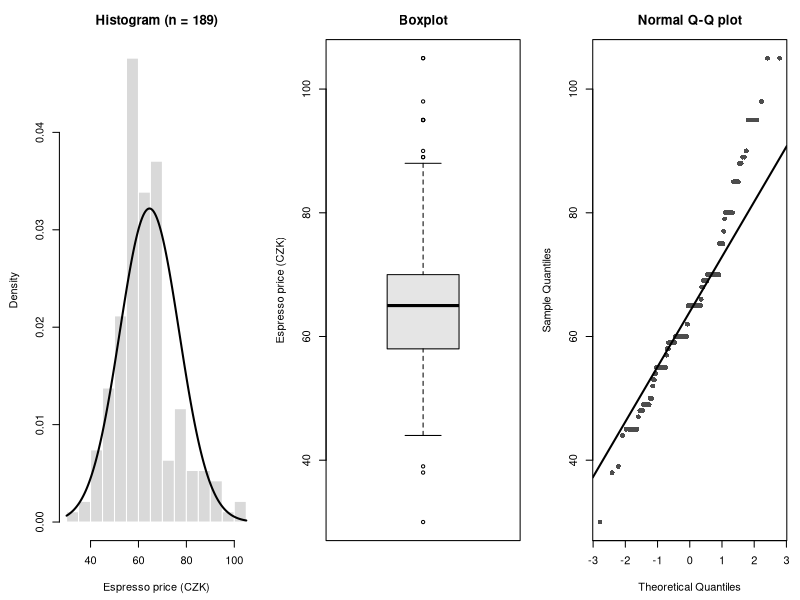
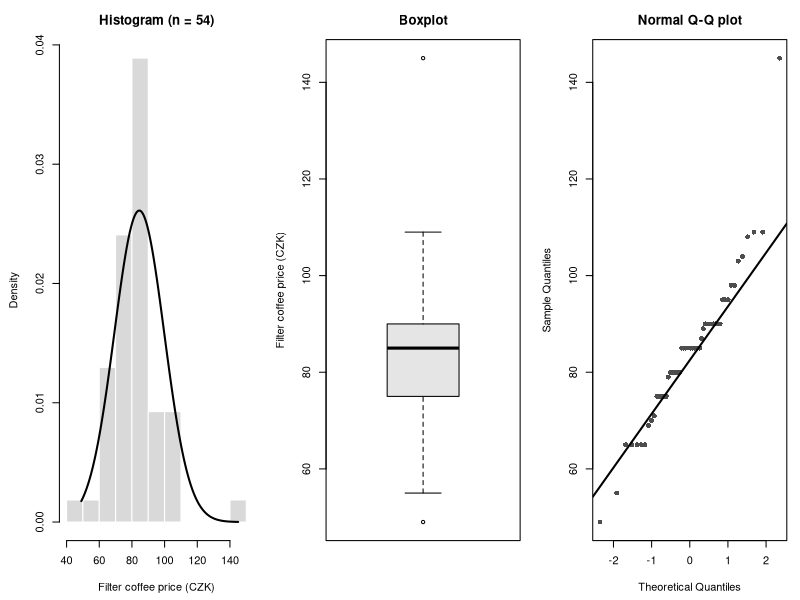
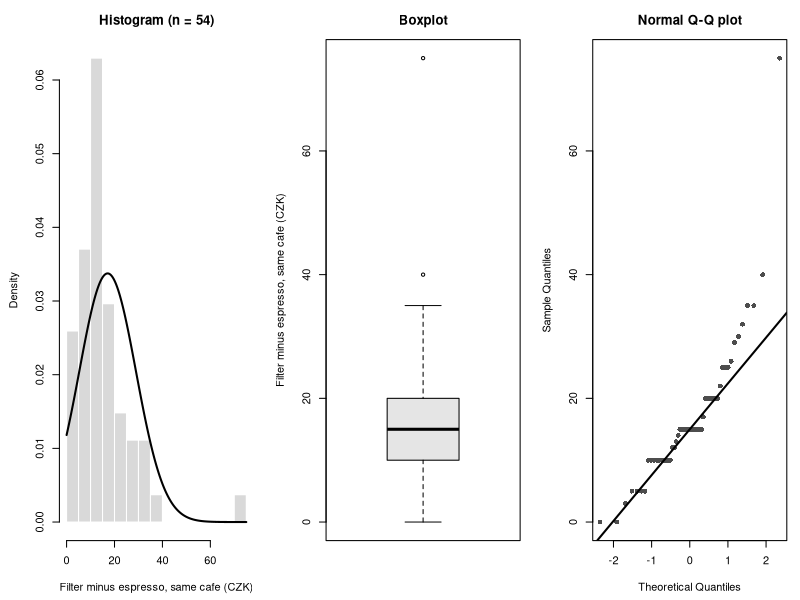
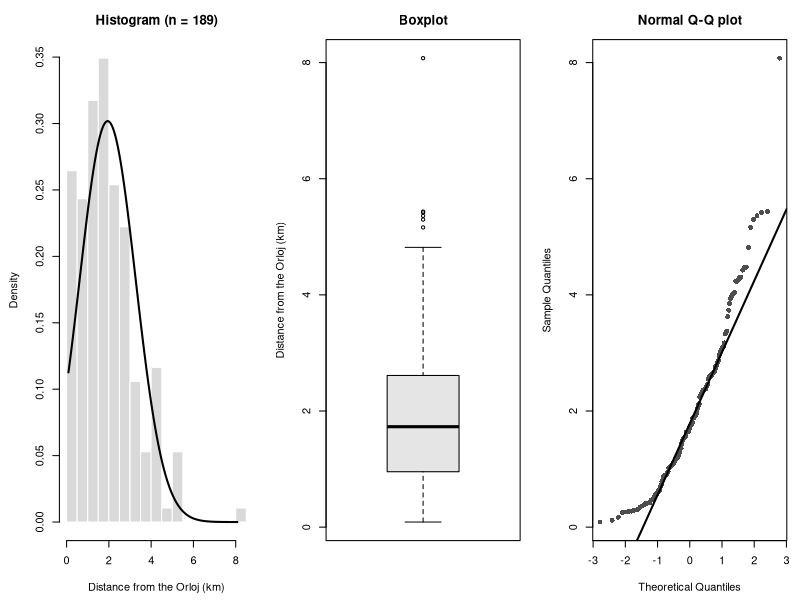
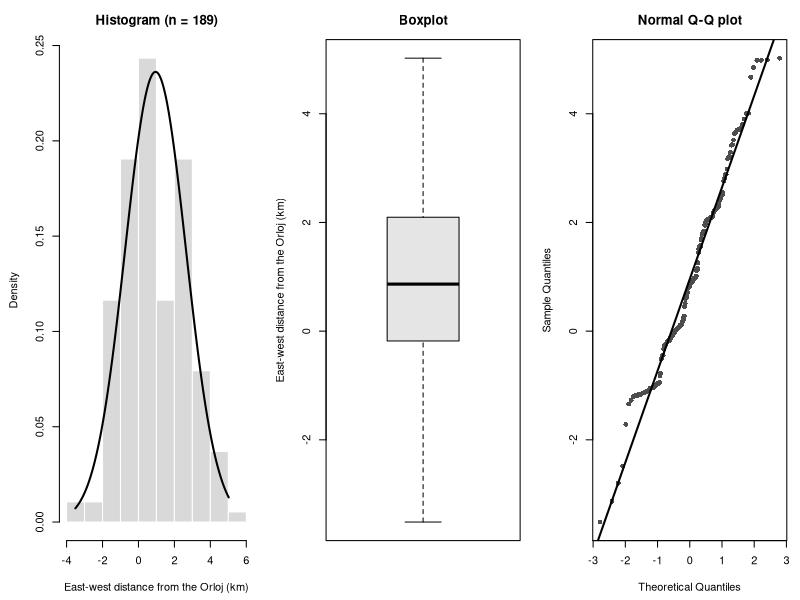
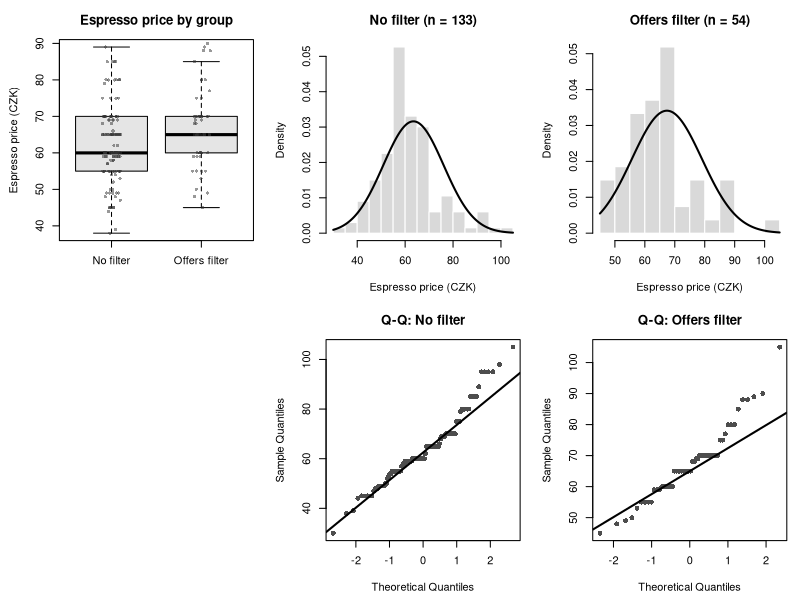
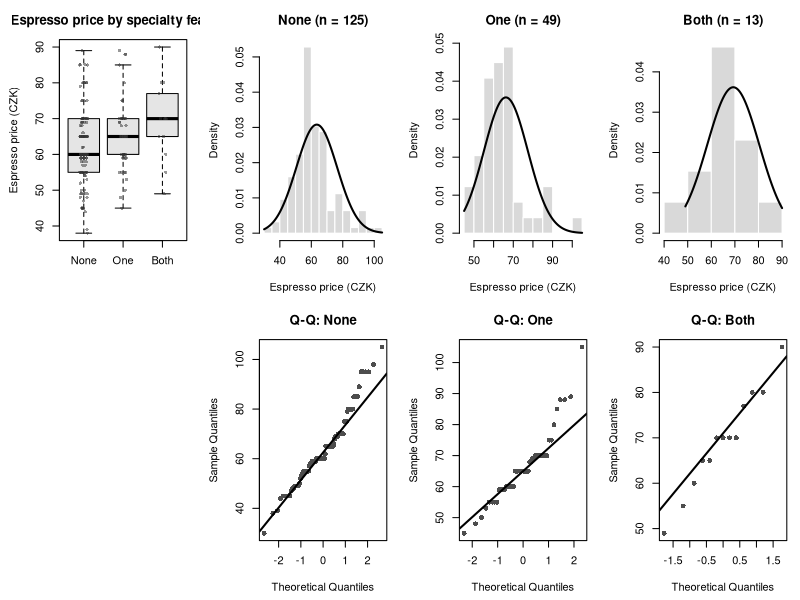
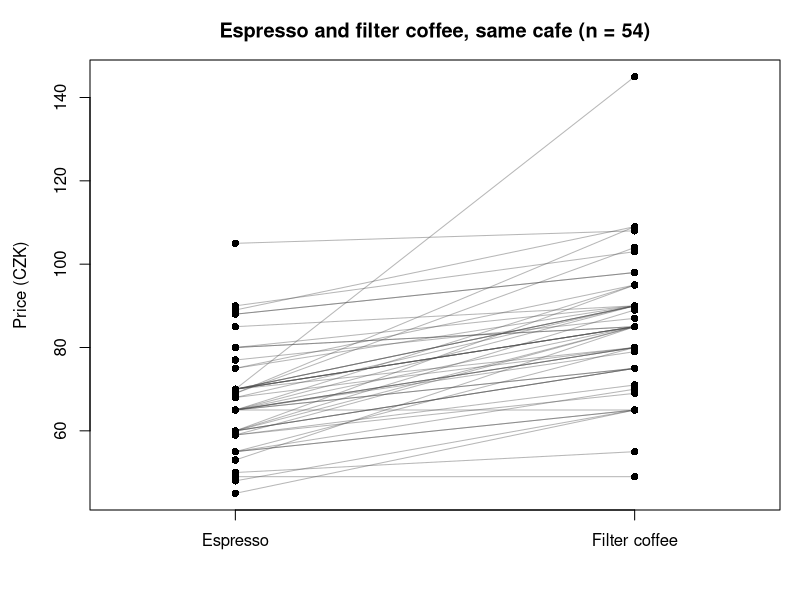

These charts were generated, in order, by the following R code:
# =============================================================================
# 02_descriptive.R  --  Data Analytics semestral project, topic: Specialty Cafes
#
# Describes every variable used in A1-A10 BEFORE any test is run, and decides
# for each variable (and each group that is compared) whether a parametric or
# a non-parametric method is justified. Steps follow Appendix B.2:
#   1. Count   2. Summarise   3. Plot   4. Check normality
#   5. If not normal: does the central limit theorem (CLT) help?
#   6. Fill in the decision table (D_table.tex)
#
# Reads:   analysis/dataset.csv
# Writes:  report/tables/D_table.tex        decision table (main output)
#          report/tables/descriptives.tex   full numeric descriptives (App. A)
#          report/tables/D_categorical.tex  counts and percentages     (App. A)
#          report/figures/D_*.pdf           descriptive plots
#          report/figures/distributions.pdf summary figure for Appendix B
#
# Run from the REPOSITORY ROOT:  source("analysis/02_descriptive.R")
# Packages: none (base R).
# =============================================================================


# ---- 0. Settings and data ----------------------------------------------------

SEED <- 2026     # same seed as 03_analysis.R
B    <- 5000     # bootstrap resamples for the CLT check

# Rules of thumb used for the decision (stated in the report, Appendix B):
SKEW_LIMIT <- 0.5   # |skewness| below this -> distribution treated as normal
N_CLT      <- 30    # smallest group size for which the CLT can help
BOOT_LIMIT <- 0.5   # |skewness of bootstrapped means| below this -> CLT works

fig_dir <- file.path("report", "figures")
tab_dir <- file.path("report", "tables")
dir.create(fig_dir, recursive = TRUE, showWarnings = FALSE)
dir.create(tab_dir, recursive = TRUE, showWarnings = FALSE)

d <- read.csv(file.path("analysis", "dataset.csv"), stringsAsFactors = FALSE,
              fileEncoding = "UTF-8")

# A CSV does not store factor levels, so set them again in a fixed order.
d$specialty_group <- factor(d$specialty_group, levels = c("None", "One", "Both"))
d$chain_group     <- factor(d$chain_group, levels = c("Independent", "Chain"))
d$cafe_type       <- factor(d$cafe_type,
                            levels = c("Independent", "Local Chain",
                                       "International Chain"))
d$filter_group    <- factor(d$offers_filter, levels = 0:1,
                            labels = c("No filter", "Offers filter"))
d$roastery_group  <- factor(d$is_roastery, levels = 0:1,
                            labels = c("Other cafe", "Roastery"))

# A3 uses the within-cafe difference: filter price MINUS espresso price.
d$diff_filter_espresso <- d$filter_price - d$espresso_price

cat("Cafes in dataset.csv:", nrow(d), "\n")


# ---- Helper functions --------------------------------------------------------

# Sample skewness (g1): 0 for a symmetric distribution, > 0 = long right tail.
skewness <- function(x) {
  x <- x[!is.na(x)]
  m <- mean(x)
  mean((x - m)^3) / mean((x - m)^2)^1.5
}

# p-value in APA style: three decimals, no leading zero, "< .001" if tiny.
fmt_p <- function(p) {
  ifelse(p < 0.001, "< .001", sub("^0", "", formatC(p, format = "f", digits = 3)))
}

fmt <- function(x, digits = 1) formatC(x, format = "f", digits = digits)

# Numeric summary of one variable: n, missing, mean with t-based 95% CI, SD,
# median, IQR (Q1-Q3) and range.
describe_num <- function(x) {
  n_miss <- sum(is.na(x))
  x  <- x[!is.na(x)]
  n  <- length(x)
  m  <- mean(x)
  se <- sd(x) / sqrt(n)
  tq <- qt(0.975, df = n - 1)
  q  <- quantile(x, c(0.25, 0.75), names = FALSE)
  c(n = n, missing = n_miss, mean = m, ci_low = m - tq * se, ci_high = m + tq * se,
    sd = sd(x), median = median(x), q1 = q[1], q3 = q[2],
    min = min(x), max = max(x))
}

# Write a data frame as a booktabs LaTeX tabular (no caption: the caption is
# added in report.tex around \input{...}). Escapes &, %, _ and # in the text.
write_tex_table <- function(df, file, align = NULL) {
  if (is.null(align)) align <- paste0("l", strrep("r", ncol(df) - 1))
  esc  <- function(s) gsub("([&%_#])", "\\\\\\1", s)
  head <- paste(esc(names(df)), collapse = " & ")
  body <- apply(as.matrix(df), 1, function(r) paste(esc(r), collapse = " & "))
  writeLines(c(paste0("\\begin{tabular}{", align, "}"), "\\toprule",
               paste(head, "\\\\"), "\\midrule", paste(body, "\\\\"),
               "\\bottomrule", "\\end{tabular}"), file)
  cat("Written:", file, "\n")
}

# Histogram with the normal curve of the same mean and SD on top.
hist_normal <- function(x, main, xlab) {
  x <- x[!is.na(x)]
  hist(x, breaks = "FD", freq = FALSE, main = main, xlab = xlab,
       col = "grey85", border = "white")
  grid_x <- seq(min(x), max(x), length.out = 200)
  lines(grid_x, dnorm(grid_x, mean(x), sd(x)), lwd = 2)
}

# Normal Q-Q plot: points close to the line = close to normal.
qq_plot <- function(x, main) {
  x <- x[!is.na(x)]
  qqnorm(x, main = main, pch = 16, col = "grey30")
  qqline(x, lwd = 2)
}

# Boxplot of y by group with the individual cafes as jittered points.
box_points <- function(y, g, main, ylab) {
  boxplot(y ~ g, main = main, ylab = ylab, xlab = "", outline = FALSE,
          col = "grey90")
  stripchart(y ~ g, vertical = TRUE, method = "jitter", add = TRUE, pch = 16,
             col = adjustcolor("grey20", alpha.f = 0.5))
}


# ---- 1-2. Count and summarise ------------------------------------------------

num_vars <- c(
  "Espresso price (CZK)"                      = "espresso_price",
  "Filter coffee price (CZK)"                 = "filter_price",
  "Filter minus espresso, same cafe (CZK)"    = "diff_filter_espresso",
  "Distance from the Orloj (km)"              = "distance_km",
  "East-west distance from the Orloj (km)"    = "ew_km"
)

desc <- t(sapply(num_vars, function(v) describe_num(d[[v]])))
cat("\nNumeric variables:\n"); print(round(desc, 2))

desc_tex <- data.frame(
  Variable  = names(num_vars),
  n         = desc[, "n"],
  Missing   = desc[, "missing"],
  `Mean [95% CI]` = paste0(fmt(desc[, "mean"]), " [", fmt(desc[, "ci_low"]),
                           ", ", fmt(desc[, "ci_high"]), "]"),
  SD        = fmt(desc[, "sd"]),
  Median    = fmt(desc[, "median"]),
  IQR       = paste0(fmt(desc[, "q1"]), "--", fmt(desc[, "q3"])),
  Range     = paste0(fmt(desc[, "min"]), "--", fmt(desc[, "max"])),
  check.names = FALSE)
write_tex_table(desc_tex, file.path(tab_dir, "descriptives.tex"),
                align = "lrrrrrrr")

# Categorical variables: counts and percentages (missing shown separately).
cat_vars <- c("Offers filter coffee" = "filter_group",
              "Roastery"             = "roastery_group",
              "Specialty features"   = "specialty_group",
              "Cafe type"            = "cafe_type",
              "Independent or chain" = "chain_group")
cat_rows <- do.call(rbind, lapply(names(cat_vars), function(lab) {
  x   <- d[[cat_vars[lab]]]
  tab <- table(x, useNA = "always")
  names(tab)[is.na(names(tab))] <- "Missing"
  data.frame(Variable = c(lab, rep("", length(tab) - 1)),
             Category = names(tab),
             n        = as.integer(tab),
             Percent  = fmt(100 * as.integer(tab) / length(x)))
}))
cat("\nCategorical variables:\n"); print(cat_rows, row.names = FALSE)
write_tex_table(cat_rows, file.path(tab_dir, "D_categorical.tex"), align = "llrr")

# A5 contingency table (roastery x filter coffee), shown here for description.
cat("\nRoastery x offers filter coffee:\n")
print(table(d$roastery_group, d$filter_group, useNA = "ifany"))


# ---- 3. Plot every numeric variable -----------------------------------------

for (lab in names(num_vars)) {
  v <- num_vars[lab]
  x <- d[[v]]
  pdf(file.path(fig_dir, paste0("D_", v, ".pdf")), width = 9, height = 3.2)
  par(mfrow = c(1, 3), mar = c(4.5, 4.5, 3, 1))
  hist_normal(x, main = paste0("Histogram (n = ", sum(!is.na(x)), ")"), xlab = lab)
  boxplot(x, main = "Boxplot", ylab = lab, col = "grey90")
  qq_plot(x, main = "Normal Q-Q plot")
  dev.off()
}

# Groups side by side.
# A2: espresso price, cafes with and without filter coffee
pdf(file.path(fig_dir, "D_espresso_by_filter.pdf"), width = 9, height = 6)
par(mfrow = c(2, 3), mar = c(4.5, 4.5, 3, 1))
box_points(d$espresso_price, d$filter_group, "Espresso price by group",
           "Espresso price (CZK)")
for (g in levels(d$filter_group)) {
  x <- d$espresso_price[d$filter_group %in% g]
  hist_normal(x, main = paste0(g, " (n = ", length(x), ")"),
              xlab = "Espresso price (CZK)")
}
plot.new()   # empty cell to keep the grid aligned
for (g in levels(d$filter_group)) {
  qq_plot(d$espresso_price[d$filter_group %in% g], main = paste("Q-Q:", g))
}
dev.off()

# A4: espresso price by number of specialty features
pdf(file.path(fig_dir, "D_espresso_by_specialty.pdf"), width = 12, height = 6)
par(mfrow = c(2, 4), mar = c(4.5, 4.5, 3, 1))
box_points(d$espresso_price, d$specialty_group,
           "Espresso price by specialty features", "Espresso price (CZK)")
for (g in levels(d$specialty_group)) {
  x <- d$espresso_price[d$specialty_group %in% g]
  hist_normal(x, main = paste0(g, " (n = ", length(x), ")"),
              xlab = "Espresso price (CZK)")
}
plot.new()
for (g in levels(d$specialty_group)) {
  qq_plot(d$espresso_price[d$specialty_group %in% g], main = paste("Q-Q:", g))
}
dev.off()

# A3: the paired comparison is checked on the DIFFERENCES (already plotted as
# D_diff_filter_espresso.pdf). Here: the two prices per cafe, linked by a line.
paired <- d[!is.na(d$filter_price), ]
pdf(file.path(fig_dir, "D_paired_prices.pdf"), width = 5, height = 5)
par(mar = c(4.5, 4.5, 3, 1))
plot(c(1, 2), range(c(paired$espresso_price, paired$filter_price)), type = "n",
     xaxt = "n", xlab = "", ylab = "Price (CZK)", xlim = c(0.7, 2.3),
     main = paste0("Espresso and filter coffee, same cafe (n = ",
                   nrow(paired), ")"))
axis(1, at = 1:2, labels = c("Espresso", "Filter coffee"))
segments(1, paired$espresso_price, 2, paired$filter_price,
         col = adjustcolor("grey30", alpha.f = 0.4))
points(rep(1, nrow(paired)), paired$espresso_price, pch = 16)
points(rep(2, nrow(paired)), paired$filter_price, pch = 16)
dev.off()


# ---- 4-6. Normality, CLT and the decision table ------------------------------

# One row per variable and per group that a question compares. For regressions
# (A7-A10) the assumption is about the residuals, which are checked after the
# model is fitted in 03_analysis.R; the outcome is described here anyway.
checks <- list(
  list("Filter coffee price", "Cafes offering filter", "A1, A6, A7, A9",
       d$filter_price),
  list("Espresso price", "Offers filter", "A2, A6",
       d$espresso_price[d$offers_filter %in% 1]),
  list("Espresso price", "No filter", "A2",
       d$espresso_price[d$offers_filter %in% 0]),
  list("Filter minus espresso", "Cafes offering filter", "A3",
       d$diff_filter_espresso),
  list("Espresso price", "No specialty feature", "A4",
       d$espresso_price[d$specialty_group %in% "None"]),
  list("Espresso price", "One feature", "A4",
       d$espresso_price[d$specialty_group %in% "One"]),
  list("Espresso price", "Both features", "A4",
       d$espresso_price[d$specialty_group %in% "Both"]),
  list("Espresso price", "All cafes", "A8 (outcome)", d$espresso_price)
)

boot_means <- list()   # kept for the bootstrap figure below
decision <- do.call(rbind, lapply(seq_along(checks), function(i) {
  ck <- checks[[i]]
  x  <- ck[[4]][!is.na(ck[[4]])]
  n  <- length(x)
  sk <- skewness(x)
  sw <- shapiro.test(x)$p.value          # optional; does not override plots
  set.seed(SEED + i)                     # reproducible, different per row
  bm <- replicate(B, mean(sample(x, replace = TRUE)))
  boot_means[[i]] <<- bm
  normal <- abs(sk) < SKEW_LIMIT
  clt    <- n >= N_CLT && abs(skewness(bm)) < BOOT_LIMIT
  data.frame(variable = ck[[1]], group = ck[[2]], used_in = ck[[3]], n = n,
             skew = sk, shapiro_p = sw, normal = normal,
             boot_skew = skewness(bm), clt = clt)
}))

# Judgement from the plots. The rule above is only a first screen: look at the
# Q-Q plots and histograms, and if your judgement differs, set it here with a
# comment saying why (row number = row of `decision`). Example:
#   normal_override <- c("1" = FALSE)  # Q-Q plot: long right tail
normal_override <- c()
if (length(normal_override) > 0) {
  decision$normal[as.integer(names(normal_override))] <- normal_override
}

decision$method <- ifelse(decision$normal | decision$clt,
                          "Parametric", "Non-parametric")
cat("\nDecision table:\n")
print(transform(decision, skew = round(skew, 2), boot_skew = round(boot_skew, 2),
                shapiro_p = fmt_p(shapiro_p)), row.names = FALSE)

d_tex <- data.frame(
  Variable          = decision$variable,
  Group             = decision$group,
  `Used in`         = decision$used_in,
  n                 = decision$n,
  Skewness          = fmt(decision$skew, 2),
  `Shapiro--Wilk p` = fmt_p(decision$shapiro_p),
  `Normal?`         = ifelse(decision$normal, "Yes", "No"),
  `CLT applies?`    = ifelse(decision$normal, "--",
                             ifelse(decision$clt, "Yes", "No")),
  Method            = decision$method,
  check.names = FALSE)
write_tex_table(d_tex, file.path(tab_dir, "D_table.tex"), align = "lllrrrccl")


# ---- Figures for Appendix B --------------------------------------------------

row_title <- function(i) {
  paste0(decision$variable[i], "\n", decision$group[i], " (n = ",
         decision$n[i], ")")
}

# Bootstrapped means: if these look normal, the CLT works for that row.
pdf(file.path(fig_dir, "D_bootstrap_means.pdf"), width = 12, height = 6)
par(mfrow = c(2, 4), mar = c(4.5, 4.5, 4, 1))
for (i in seq_along(boot_means)) {
  hist_normal(boot_means[[i]], main = row_title(i), xlab = "Bootstrapped mean (CZK)")
}
dev.off()

# distributions.pdf (Figure 2 in the report template): histogram and Q-Q plot
# of every row of the decision table.
pdf(file.path(fig_dir, "distributions.pdf"), width = 12, height = 12)
par(mfrow = c(4, 4), mar = c(4.5, 4.5, 4, 1))
for (i in seq_along(checks)) {
  x <- checks[[i]][[4]]
  hist_normal(x, main = row_title(i), xlab = "CZK")
  qq_plot(x, main = paste("Q-Q:", decision$group[i]))
}
dev.off()

cat("\nDone. Look at the Q-Q plots in report/figures before trusting the table.\n")
